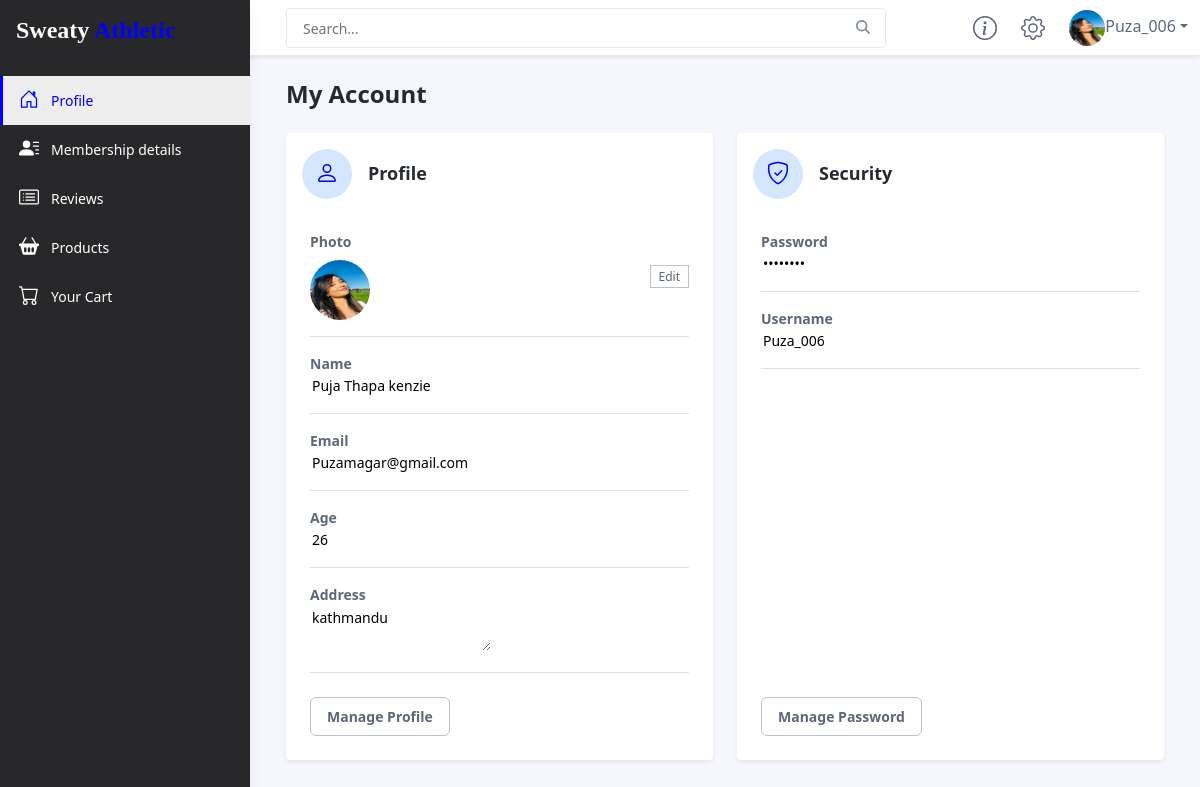
/customer_dashboard/ (signed in), run on the app's committed database.
### accounts/models.py (models this page shows, shortened)
class CustomUser(AbstractBaseUser):
    User_Choices = (
        ("Trainer","Trainer"),
        ("Admin","Admin"),
        ("Customer","Customer")
    )
    id = models.AutoField(primary_key=True,unique=True)
    username = models.CharField(unique=True,max_length=50, verbose_name="Username")
    date_joined = models.DateTimeField(default=datetime.datetime.now)
    user_type = models.CharField(max_length = 20,choices = User_Choices,default = "Customer", verbose_name="User Type")
    is_staff = models.BooleanField(default=False)
    is_active = models.BooleanField(default=True)
    is_superuser = models.BooleanField(default=False)
    profile_image = models.ImageField(upload_to='media/profile_image/',null=True,blank=True,verbose_name='Profile Image')
    USERNAME_FIELD = "username"
    REQUIRED_FIELDS = ['user_type']
    objects = CustomUserManager()
    def __str__(self):
        return self.username

class Customer_Details(models.Model):
    User = models.ForeignKey(CustomUser,on_delete=models.CASCADE,related_name='Customer_Details')
    Name = models.CharField(max_length=100,verbose_name="Name",null=False)
    Age = models.IntegerField(null=True,verbose_name="Age")
    Email = models.CharField(max_length=50,null=True,blank=True,verbose_name="Email")
    Address = models.TextField()
    Package = models.ForeignKey(Package,null=True,blank=True,on_delete=models.SET_NULL)
    Trainer = models.ForeignKey(CustomUser,null=True,blank=True,on_delete=models.SET_NULL)

### customer/views.py (the view)
# urls.py: path('', views.home_dash),
@login_required(login_url='/login/')
def home_dash(request):
    user = request.user
    profile = Customer_Details.objects.get(User__username=user)
    return render(request,'customer_dashboard/account.html',{'act1':'active','profile':profile})

### templates/customer_dashboard/account.html (shortened to what this page needs)
{% load static %}
{% include 'customer_dashboard/upper.html' %}
    <div class="app-wrapper">
	    <div class="app-content pt-3 p-md-3 p-lg-4">
		    <div class="container-xl">
			    <h1 class="app-page-title">My Account</h1>
                <div class="row gy-4">
	                <div class="col-12 col-lg-6">
		                <div class="app-card app-card-account shadow-sm d-flex flex-column align-items-start">
						    <div class="app-card-header p-3 border-bottom-0">
						        <div class="row align-items-center gx-3">
							        <div class="col-auto">
								        <div class="app-icon-holder">
									    </div>
							        </div>
							        <div class="col-auto">
								        <h4 class="app-card-title">Profile</h4>
							        </div>
						        </div>
						    </div>
						    <div class="app-card-body px-4 w-100">
							    <div class="item border-bottom py-3">
								    <div class="row justify-content-between align-items-center">
									    <div class="col-auto">
										    <div class="item-label mb-2"><strong>Photo</strong></div>
										    <div class="item-data">
												{%if request.user.profile_image  %}
													<img class="profile-image" src="{{request.user.profile_image.url}}" alt="">
												{% endif %}
											</div>
									    </div>
									    <div class="col text-end">
										    <a class="btn-sm app-btn-secondary" href="/customer_dashboard/edit_image/">Edit</a>
									    </div>
								    </div>
							    </div>
							    <div class="item border-bottom py-3">
								    <div class="row justify-content-between align-items-center">
									    <div class="col-auto">
										    <div class="item-label"><strong>Name</strong></div>
									        <div class="item-data"><input type="text" name="name" value="{{profile.Name}}" readonly></div>
									    </div>
								    </div>
							    </div>
							    <div class="item border-bottom py-3">
								    <div class="row justify-content-between align-items-center">
									    <div class="col-auto">
										    <div class="item-label"><strong>Email</strong></div>
									        <div class="item-data"><input type="email" name="email" value="{{profile.Email}}" readonly></div>
									    </div>
								    </div>
							    </div>
							    <div class="item border-bottom py-3">
								    <div class="row justify-content-between align-items-center">
									    <div class="col-auto">
										    <div class="item-label"><strong>Age</strong></div>
									        <div class="item-data">
												{% if profile.Age %}
													<input type="number" name="phone" value="{{profile.Age}}" readonly>
												{% else %}
													<input type="text" name="phone" value="nan" readonly>
												{% endif %}
									        </div>
									    </div>
								    </div>
							    </div>
							    <div class="item border-bottom py-3">
								    <div class="row justify-content-between align-items-center">
									    <div class="col-auto">
										    <div class="item-label"><strong>Address</strong></div>
									        <div class="item-data">
												{% if profile.Address %}
													<textarea name="location" style="border:none; width:100%;" readonly>{{profile.Address}}</textarea>
												{% else %}
												<input type="text" name="location" value="nan" readonly>
												{% endif %}
									        </div>
									    </div>
								    </div>
							    </div>
						    </div>
						    <div class="app-card-footer p-4 mt-auto">
							   <a class="btn app-btn-secondary" href="/customer_dashboard/edit_profile/">Manage Profile</a>
						    </div>
						</div>
	                </div>
	                <div class="col-12 col-lg-6">
		                <div class="app-card app-card-account shadow-sm d-flex flex-column align-items-start">
						    <div class="app-card-header p-3 border-bottom-0">
						        <div class="row align-items-center gx-3">
							        <div class="col-auto">
								        <div class="app-icon-holder">
									    </div>
							        </div>
							        <div class="col-auto">
								        <h4 class="app-card-title">Security</h4>
							        </div>
						        </div>
						    </div>
						    <div class="app-card-body px-4 w-100">
							    <div class="item border-bottom py-3">
								    <div class="row justify-content-between align-items-center">
									    <div class="col-auto">
										    <div class="item-label"><strong>Password</strong></div>
									        <div class="item-data"><input type="password" name="password" value="........" readonly></div>
									    </div>
								    </div>
							    </div>
							    <div class="item border-bottom py-3">
								    <div class="row justify-content-between align-items-center">
									    <div class="col-auto">
										    <div class="item-label"><strong>Username</strong></div>
									        <div class="item-data"><input type="text" name="user" value="{{request.user}}" readonly> </div>
									    </div>
								    </div>
							    </div>
						    </div>
						    <div class="app-card-footer p-4 mt-auto">
							   <a class="btn app-btn-secondary" href="/customer_dashboard/edit_password/">Manage Password</a>
						    </div>
						</div>
	                </div>
                </div>
		    </div>
	    </div>
    </div>
</body>
</html>

### templates/customer_dashboard/upper.html (shortened to what this page needs)
{% load static %}
<!DOCTYPE html>
<html lang="en">
<head>
    <link id="theme-style" rel="stylesheet" href="{% static 'customer_dashboard/css/portal.css' %}">
</head>
<body class="app">
    <header class="app-header fixed-top">
        <div class="app-header-inner">
	        <div class="container-fluid py-2">
		        <div class="app-header-content">
		            <div class="row justify-content-between align-items-center">
		            <div class="app-search-box col">
		                <form class="app-search-form">
							<input type="text" placeholder="Search..." name="search" class="form-control search-input">
							<button type="submit" class="btn search-btn btn-primary" value="Search"><i class="fas fa-search"></i></button>
				        </form>
		            </div>
		            <div class="app-utilities col-auto">
						<div class="app-utility-item">
				            <a href="#" title="Help">
					        </a>
					    </div>
			            <div class="app-utility-item">
				            <a href="#" title="Settings">
					        </a>
					    </div>
			            <div class="app-utility-item app-user-dropdown dropdown">
				            {%if request.user.profile_image  %}
				            	<a class="dropdown-toggle" id="user-dropdown-toggle" data-bs-toggle="dropdown" href="#" role="button" aria-expanded="false"><img class="profile-image" src="{{request.user.profile_image.url}}" alt="user profile">{{request.user}}</a>
							{% endif %}
			            </div>
		            </div>
		        </div>
	            </div>
	        </div>
        </div>
        <div id="app-sidepanel" class="app-sidepanel">
	        <div class="sidepanel-inner d-flex flex-column">
		        <div class="app-branding">
		            <a class="app-logo"><a class="navbar-brand"><h2 style="font-size: 1.5rem;font-family: 'Dancing Script', cursive;color: white;">Sweaty <span style="color:blue">Athletic</span></h2></a></a>
		        </div>
			    <nav id="app-nav-main" class="app-nav app-nav-main flex-grow-1">
				    <ul class="app-menu list-unstyled accordion" id="menu-accordion">
					    <li class="nav-item">
					        <a class="nav-link {{act1}}" href="/customer_dashboard/">
						        <span class="nav-icon">
						         </span>
		                         <span class="nav-link-text">Profile</span>
					        </a>
					    </li>
					    <li class="nav-item">
					        <a class="nav-link {{act2}}" href="/customer_dashboard/Membership_details/">
						        <span class="nav-icon">
						         </span>
		                         <span class="nav-link-text">Membership details</span>
					        </a>
					    </li>
					    <li class="nav-item">
					        <a class="nav-link {{act3}}" href="/customer_dashboard/reviews/?type=See">
						        <span class="nav-icon">
						         </span>
		                         <span class="nav-link-text">Reviews</span>
					        </a>
					    </li>
					    <li class="nav-item">
					        <a class="nav-link {{act4}}" href="/customer_dashboard/Products/">
						        <span class="nav-icon">
						         </span>
		                         <span class="nav-link-text">Products</span>
					        </a>
					    </li>
					    <li class="nav-item">
					        <a class="nav-link {{act5}}" href="/customer_dashboard/cart/">
						        <span class="nav-icon">
						         </span>
		                         <span class="nav-link-text">Your Cart</span>
					        </a>
					    </li>
				    </ul>
			    </nav>
	        </div>
	    </div>
    </header>

### templates/customer_dashboard/upper.html (style rules this page uses)
.navbar-brand { color: white; font-family: 'Dancing Script', cursive; font-size: 1rem; }

### templates/customer_dashboard/account.html (style rules this page uses)
input { border: 0px; }

### data on the page
CustomUser: user.profile_image (picture), user "Puza_006"
Customer_Details: name "Puja Thapa kenzie", email "Puzamagar@gmail.com", phone "26", location "kathmandu"
